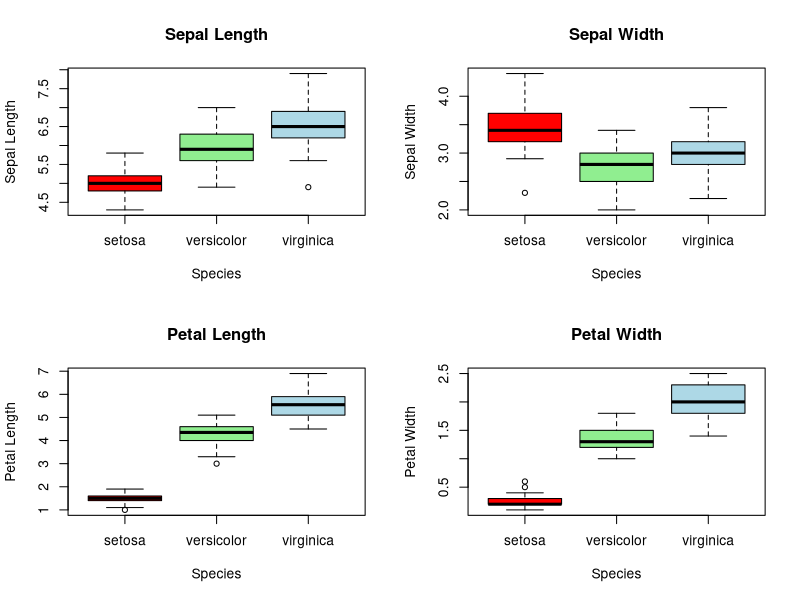
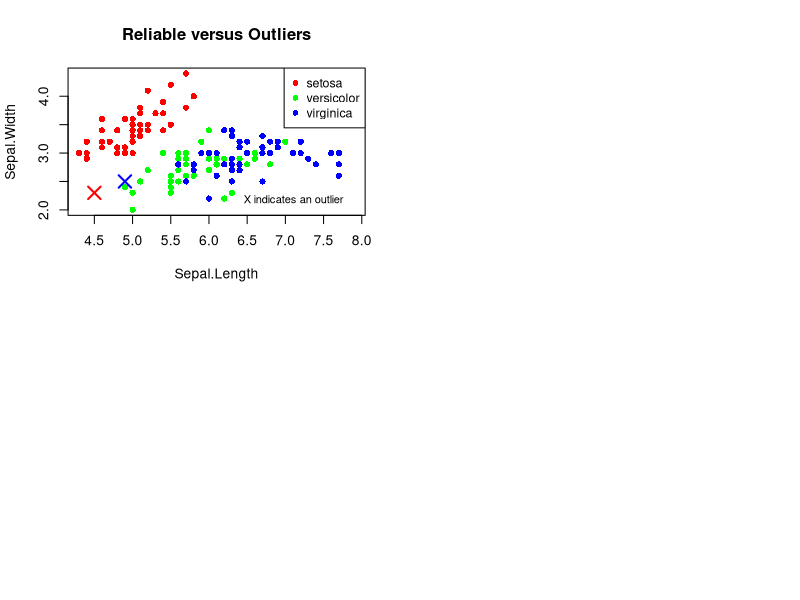

Here is the R script that generated these plots, in order:
## ---- chunk 1
knitr::opts_chunk$set(echo = TRUE)
## ---- chunk 2
fibSequence<- function(len = 10){
  # Generating a fibonacci sequence of given length
  if(len <=0){
    stop("Length should be greater than 1.")
  }
  fibSeq <- numeric(len)
  fibSeq[1] <- 0 # First number of sequence is 0
  if (len > 1) {
    fibSeq[2] <- 1  # Second number of sequence is 0
  }
  if (len >2){
    for (i in 3:len) {
      # Another number is the sum of first two numbers
      fibSeq[i] <- fibSeq[i - 1] + fibSeq[i - 2]
    }
  }
  
  res <- list(cSeqType = "Fibonacci", 
              nSeqLen = len, 
              iFibSeq = fibSeq)
  return(res)
}

fibonacci1 <- fibSequence(1)
fibonacci35 <- fibSequence(35)

print(fibonacci1)
print(fibonacci35)
## ---- chunk 3
mySequence <- function(len = 10) {
  sequence_result <- c()
  number <- 1
  while (length(sequence_result)<len) {
    # Checking if the number is divisible by 2 or 3 or not
    if (number%%2 != 0 && number%%3 != 0) {
      sequence_result <- c(sequence_result,number)
    }
    number <- number + 1
  }
  
  res <- list(cSeqType = "Not divisible by 2 or 3", 
              nSeqLen = len, 
              iMySeq = sequence_result) 
  return(res) 
}

sequence1 <- mySequence(1)
sequence56 <- mySequence(56)

print(sequence1)
print(sequence56)
## ---- chunk 4
species_boxplots <- function(){
  par(mfrow = c(2,2))
  boxplot(Sepal.Length~Species,data = iris,
          main ="Sepal Length", xlab = "Species",ylab = "Sepal Length",
          col = c("red","lightgreen","lightblue"))
  boxplot(Sepal.Width~Species,data = iris,
          main ="Sepal Width", xlab = "Species",ylab = "Sepal Width",
          col = c("red","lightgreen","lightblue"))
  boxplot(Petal.Length~Species,data = iris,
          main ="Petal Length", xlab = "Species",ylab = "Petal Length",
          col = c("red","lightgreen","lightblue"))
  boxplot(Petal.Width~Species,data = iris,
          main ="Petal Width", xlab = "Species",ylab = "Petal Width",
          col = c("red","lightgreen","lightblue"))
}
species_boxplots()
## ---- chunk 5
outlierThresholds <- function(x, k = 1.5) { 
  # x = vector to be processed
  # note x belongs to a single category of data
  # k = k value to be used by Tukey's approach
  q1 <- quantile(x,probs = 0.25) # First quartile (Q1)
  
  q3 <- quantile(x,probs = 0.75) # Third quartile (Q1)
  
  iqr <- q3-q1 # Interquartile range (IQR)
  
  # Calculating lower and upper threshold using Tukey's method
  lowerThreshold <- q1 - k*iqr
  upperThreshold <- q3 + k*iqr
  
  result <- c(Upper = upperThreshold,Lower = lowerThreshold)
  return(result)
}
outlierThresholds(iris$Sepal.Length)
## ---- chunk 6
outlierIds_helper <- function(x, k = 1.5) {
  # x = vector to be processed
  # note x belongs to a single category of data
  # k = k value to be used by Tukey's approach
  q1 <- quantile(x,probs = 0.25)
  
  q3 <- quantile(x,probs = 0.75)
  
  iqr <- q3-q1
  
  lowerThreshold <- q1 - k*iqr
  upperThreshold <- q3 + k*iqr
  
  # Identifying the value that is outliers
  outlier_indices <- which(x < lowerThreshold | x > upperThreshold)
  
  if (length(outlier_indices)==0) {
    return(NULL)
  }
  else{
    return(outlier_indices)
  }
}

outlierIds_helper(iris$Sepal.Length)
## ---- chunk 7
outliers <-function(x, mask, k = 1.5) {
  # x = is the data set to be processed, for our purposes the entire iris data set 
  # mask = is a vector containing the species of the row in x being processed 
  # k = k value to be used by Tukey approach
  
  res <- list() # Creating the list
  speciesLevels <- unique(mask) # Getting all the species Names
  # Iterating over each column in dataset
  for(columnName in colnames(x)){
    columnList <- list()
    # Iterating over each species
    for (speciesName in speciesLevels) {
      sub_data <- x[mask == speciesName , columnName] # Subset data for the species
      
      # Finding outliers using the helper function which we created in question 2
      outliers_in_sub_data <- outlierIds_helper(sub_data,k)
      
      if (!is.null(outliers_in_sub_data)) {
        allOutliers <- which(mask == speciesName)[outliers_in_sub_data]
        columnList[[speciesName]] <- allOutliers # Storing outliers in the list
      } else {
        columnList[[speciesName]] <- numeric(0) # Storing empty variable if there is no outlier
      }
    }
    res[[columnName]] <- columnList
  }
  return(res)
  }
res <-outliers(iris[,-5], iris$Species) 
res
## ---- chunk 8

outliersExt <-function(x, mask, k = 1.5, 
                       colSelect = c("Sepal.Length", "Sepal.Width", 
                                     "Petal.Length", "Petal.Width")) { 
  # x = is the data set to be processed; entire iris data set 
  # mask = is a vector containing the species of the row in x being processed 
  # k = k value to be used by Tukey approach 
  # colSelect = one or more numeric columns to used
  # y = new subset of x res <-outliers(y, mask, k) 
  y <- x[,colSelect, drop = FALSE] # drop = FALSE returns a data frame of one column instead of vector
  # Detecting outliers using the function we created earlier
  res<- outliers(y,mask,k)
  # Extracting all the outliers from the list and putting them in a single vector and remove the duplicate
  # using the unique function
  rows_with_outliers <- unique(unlist(res))
  # Counting the total number of outliers
  outlier_count <- length(rows_with_outliers)
  result <- list(
    outliers = res,
    rowsWithOutliers = rows_with_outliers,
    outlierCount = outlier_count
  )
  return(result)
  }

outliersExt(iris[, -5], iris$Species, colSelect = 'Sepal.Length')
## ---- chunk 9
outlierPlot <- function(x, outlierIDs = NULL, 
                        axes = c("Sepal.Length", "Sepal.Width")) {
  # x = is the data set to be processed 
  # outliersIDs = outlier data generated by earlier developed code 
  # axes = axes to be shown
  species_colors <- c("setosa" = "red", "versicolor" = "green", "virginica" = "blue")
  # Collecting all the outliers from the list
  all_outliers <- unique(unlist(outlierIDs))
  # Identifying non outliers to plot normally 
  non_outliers <- setdiff(1:nrow(x), all_outliers)
  # Plotting a scatter plot without outliers
  plot(x[non_outliers, axes[1]], x[non_outliers, axes[2]], 
       col = species_colors[x$Species[non_outliers]], pch = 16, 
       main = "Reliable versus Outliers",
       xlab = axes[1], ylab = axes[2])
  # Plotting Outliers as "X" in the scatter plot
  if (!is.null(outlierIDs)) {
    for (species in names(species_colors)) {  
      outlier_rows <- unique(unlist(lapply(outlierIDs, `[[`, species)))
      if (length(outlier_rows) > 0) {
        points(x[outlier_rows, axes[1]], x[outlier_rows, axes[2]], 
               col = species_colors[species], 
               pch = 4, cex = 2, lwd = 2)
      }
    }
  }
  legend("topright", inset = c(0, 0), 
         legend = c("setosa", "versicolor", "virginica"), 
         col = c("red", "green", "blue", "black"), pch = c(16, 16, 16, 4), 
         bty = "o", text.col = "black", cex = 0.9)
  text(x = par("usr")[2] - 0.1 * (par("usr")[2] - par("usr")[1]), 
       y = par("usr")[3] + 0.1 * (par("usr")[4] - par("usr")[3]), 
       labels = "X indicates an outlier", 
       pos = 2, offset = -0.5, col = "black", cex = 0.8)
}

axes <- c("Sepal.Length", "Sepal.Width")
res <- outliersExt(iris[, -5], iris$Species, k = 1.7, colSelect = axes)
outlierPlot(iris, outlierIDs = res$outliers, axes = axes)
